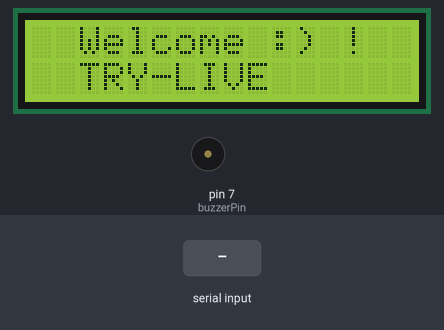
This sketch was run on a simulated Arduino Uno, built with avr-gcc and run on an emulated ATmega328P. Shown: 16×2 character LCD, buzzer (waves = sounding, pin HIGH). The inputs (shaded band) are chosen by the test bench. What the sketch prints to the serial monitor is not drawn.

Above: at 1.2 s.
1.3 s: "1" received over Serial
At 3.7 s:
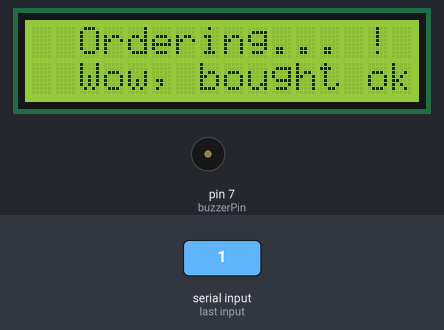
Timing chart, 0 to 5.2 s (numbered marks = the images above; inputs shaded):
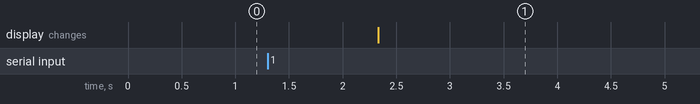

Measured:
- after the input at 1.3 s, the display: changes after 1.0 s (image 1)

The sketch:

purchase.ino
```cpp
#include <SoftwareSerial.h>
#include <LiquidCrystal_I2C.h>

LiquidCrystal_I2C lcd(0x27,16,2); // set the LCD address to 0x3F for a 16 chars and 2 line display

SoftwareSerial bluetoothSerial(10, 11); // RX, TX pins for SoftwareSerial
int buzzerPin = 7;
void setup() {
    Serial.begin(9600); // Serial monitor for debugging
    pinMode(buzzerPin,OUTPUT);
    bluetoothSerial.begin(9600); // Bluetooth serial connection

    lcd.init();
    lcd.clear();
    lcd.backlight(); // Make sure backlight is on

    // Print a message on both lines of the LCD.
    lcd.setCursor(2,0); //Set cursor to character 2 on line 0
    lcd.print("Welcome :) !");

    lcd.setCursor(2,1); //Move cursor to character 2 on line 1
    lcd.print("TRY-LIVE");
}

void loop() {
    // Read data from Bluetooth module (slave module)
    // if (bluetoothSerial.available()) {
    //     String receivedData = bluetoothSerial.readString(); // Read the data received from Bluetooth module
    //     Serial.println("Received data from slave: " + receivedData); // Print received data to serial monitor (for debugging)

    //     lcd.setCursor(2,0); //Set cursor to character 2 on line 0
    //     lcd.print("Procesing... !");

    //     lcd.setCursor(2,1); //Move cursor to character 2 on line 1
    //     lcd.print("PurchaSe done");

    //     // Example: Send received data back to slave HC-05 module
    //     bluetoothSerial.write(receivedData.c_str()); // Uncomment to send data back to slave
    // }

    // Read data from Serial monitor (connected to your computer running Python script)
    if (Serial.available()) {
        String sendData = Serial.readString(); // Read the data from Serial monitor
        bluetoothSerial.write(sendData.c_str()); // Send data received from Serial monitor over Bluetooth to slave HC-05 module
        lcd.setCursor(2,0); //Set cursor to character 2 on line 0
        lcd.print("Ordering... !");

        lcd.setCursor(2,1); //Move cursor to character 2 on line 1
        lcd.print("Wow, bought ok!");

        // Print the sent data to serial monitor (for debugging)
        Serial.println("Sent data to help desk: " + sendData);
    }
}
```
